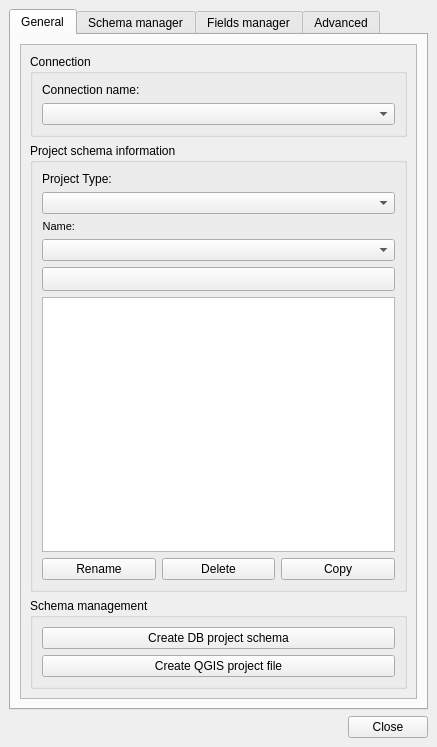
<?xml version="1.0" encoding="UTF-8"?>
<ui version="4.0">
 <class>dlg_main_ui</class>
 <widget class="QMainWindow" name="dlg_main_ui">
  <property name="geometry">
   <rect>
    <x>0</x>
    <y>0</y>
    <width>437</width>
    <height>747</height>
   </rect>
  </property>
  <property name="sizePolicy">
   <sizepolicy hsizetype="Expanding" vsizetype="Preferred">
    <horstretch>0</horstretch>
    <verstretch>0</verstretch>
   </sizepolicy>
  </property>
  <property name="maximumSize">
   <size>
    <width>16777215</width>
    <height>16777215</height>
   </size>
  </property>
  <property name="windowTitle">
   <string>Giswater</string>
  </property>
  <property name="unifiedTitleAndToolBarOnMac">
   <bool>false</bool>
  </property>
  <widget class="QWidget" name="centralwidget">
   <layout class="QGridLayout" name="gridLayout_4">
    <item row="4" column="15">
     <widget class="QPushButton" name="btn_close">
      <property name="sizePolicy">
       <sizepolicy hsizetype="Fixed" vsizetype="Fixed">
        <horstretch>0</horstretch>
        <verstretch>0</verstretch>
       </sizepolicy>
      </property>
      <property name="text">
       <string>Close</string>
      </property>
     </widget>
    </item>
    <item row="4" column="14">
     <spacer name="horizontalSpacer_2">
      <property name="orientation">
       <enum>Qt::Horizontal</enum>
      </property>
      <property name="sizeHint" stdset="0">
       <size>
        <width>40</width>
        <height>20</height>
       </size>
      </property>
     </spacer>
    </item>
    <item row="4" column="2">
     <widget class="QLabel" name="lbl_status">
      <property name="enabled">
       <bool>true</bool>
      </property>
      <property name="text">
       <string/>
      </property>
      <property name="pixmap">
       <pixmap>../../../Desktop/Edgar/READ SQL/images/status_ok.png</pixmap>
      </property>
      <property name="scaledContents">
       <bool>false</bool>
      </property>
     </widget>
    </item>
    <item row="4" column="3">
     <widget class="QLabel" name="lbl_schema_name">
      <property name="text">
       <string/>
      </property>
     </widget>
    </item>
    <item row="4" column="4">
     <widget class="QLabel" name="lbl_status_text">
      <property name="text">
       <string/>
      </property>
     </widget>
    </item>
    <item row="3" column="0" colspan="16">
     <widget class="QTabWidget" name="tab_main">
      <property name="enabled">
       <bool>true</bool>
      </property>
      <property name="currentIndex">
       <number>0</number>
      </property>
      <widget class="QWidget" name="tab_general">
       <attribute name="title">
        <string>General</string>
       </attribute>
       <layout class="QGridLayout" name="gridLayout">
        <item row="0" column="1">
         <widget class="QScrollArea" name="scrollArea">
          <property name="widgetResizable">
           <bool>true</bool>
          </property>
          <widget class="QWidget" name="scrollAreaWidgetContents_2">
           <property name="geometry">
            <rect>
             <x>0</x>
             <y>0</y>
             <width>393</width>
             <height>654</height>
            </rect>
           </property>
           <layout class="QGridLayout" name="gridLayout_11">
            <item row="1" column="0">
             <widget class="QGroupBox" name="grb_project_scin">
              <property name="title">
               <string>Project schema information</string>
              </property>
              <layout class="QGridLayout" name="gridLayout_7">
               <item row="2" column="1">
                <widget class="QLabel" name="lbl_name">
                 <property name="sizePolicy">
                  <sizepolicy hsizetype="Maximum" vsizetype="Preferred">
                   <horstretch>0</horstretch>
                   <verstretch>0</verstretch>
                  </sizepolicy>
                 </property>
                 <property name="font">
                  <font>
                   <pointsize>8</pointsize>
                  </font>
                 </property>
                 <property name="frameShape">
                  <enum>QFrame::NoFrame</enum>
                 </property>
                 <property name="frameShadow">
                  <enum>QFrame::Raised</enum>
                 </property>
                 <property name="text">
                  <string>Name:</string>
                 </property>
                 <property name="alignment">
                  <set>Qt::AlignRight|Qt::AlignTrailing|Qt::AlignVCenter</set>
                 </property>
                 <property name="margin">
                  <number>3</number>
                 </property>
                </widget>
               </item>
               <item row="7" column="1" colspan="3">
                <widget class="QTextEdit" name="software_version_info">
                 <property name="enabled">
                  <bool>true</bool>
                 </property>
                 <property name="readOnly">
                  <bool>true</bool>
                 </property>
                </widget>
               </item>
               <item row="8" column="1" colspan="3">
                <layout class="QGridLayout" name="gridLayout_6">
                 <item row="2" column="1">
                  <widget class="QPushButton" name="btn_delete">
                   <property name="sizePolicy">
                    <sizepolicy hsizetype="Preferred" vsizetype="Fixed">
                     <horstretch>0</horstretch>
                     <verstretch>0</verstretch>
                    </sizepolicy>
                   </property>
                   <property name="text">
                    <string>Delete</string>
                   </property>
                  </widget>
                 </item>
                 <item row="2" column="2">
                  <widget class="QPushButton" name="btn_copy">
                   <property name="sizePolicy">
                    <sizepolicy hsizetype="Minimum" vsizetype="Fixed">
                     <horstretch>0</horstretch>
                     <verstretch>0</verstretch>
                    </sizepolicy>
                   </property>
                   <property name="text">
                    <string>Copy</string>
                   </property>
                  </widget>
                 </item>
                 <item row="2" column="0">
                  <widget class="QPushButton" name="btn_schema_rename">
                   <property name="sizePolicy">
                    <sizepolicy hsizetype="Preferred" vsizetype="Fixed">
                     <horstretch>0</horstretch>
                     <verstretch>0</verstretch>
                    </sizepolicy>
                   </property>
                   <property name="text">
                    <string>Rename</string>
                   </property>
                  </widget>
                 </item>
                </layout>
               </item>
               <item row="3" column="1" colspan="3">
                <widget class="QComboBox" name="project_schema_name">
                 <property name="enabled">
                  <bool>true</bool>
                 </property>
                 <property name="sizePolicy">
                  <sizepolicy hsizetype="Preferred" vsizetype="Fixed">
                   <horstretch>0</horstretch>
                   <verstretch>0</verstretch>
                  </sizepolicy>
                 </property>
                 <property name="frame">
                  <bool>true</bool>
                 </property>
                </widget>
               </item>
               <item row="0" column="1">
                <widget class="QLabel" name="lbl_project_type">
                 <property name="layoutDirection">
                  <enum>Qt::LeftToRight</enum>
                 </property>
                 <property name="text">
                  <string>Project Type:       </string>
                 </property>
                 <property name="alignment">
                  <set>Qt::AlignLeading|Qt::AlignLeft|Qt::AlignVCenter</set>
                 </property>
                </widget>
               </item>
               <item row="1" column="1" colspan="3">
                <widget class="QComboBox" name="cmb_project_type">
                 <property name="sizePolicy">
                  <sizepolicy hsizetype="Expanding" vsizetype="Fixed">
                   <horstretch>0</horstretch>
                   <verstretch>0</verstretch>
                  </sizepolicy>
                 </property>
                </widget>
               </item>
               <item row="6" column="1" colspan="3">
                <widget class="QPushButton" name="btn_info">
                 <property name="enabled">
                  <bool>true</bool>
                 </property>
                 <property name="sizePolicy">
                  <sizepolicy hsizetype="Preferred" vsizetype="Preferred">
                   <horstretch>0</horstretch>
                   <verstretch>0</verstretch>
                  </sizepolicy>
                 </property>
                 <property name="minimumSize">
                  <size>
                   <width>24</width>
                   <height>24</height>
                  </size>
                 </property>
                 <property name="layoutDirection">
                  <enum>Qt::LeftToRight</enum>
                 </property>
                 <property name="text">
                  <string/>
                 </property>
                 <property name="iconSize">
                  <size>
                   <width>16</width>
                   <height>16</height>
                  </size>
                 </property>
                 <property name="checkable">
                  <bool>false</bool>
                 </property>
                 <property name="autoDefault">
                  <bool>false</bool>
                 </property>
                 <property name="default">
                  <bool>false</bool>
                 </property>
                 <property name="flat">
                  <bool>false</bool>
                 </property>
                </widget>
               </item>
              </layout>
             </widget>
            </item>
            <item row="0" column="0">
             <widget class="QGroupBox" name="grb_conection">
              <property name="title">
               <string>Connection</string>
              </property>
              <layout class="QGridLayout" name="gridLayout_2">
               <item row="1" column="0" colspan="2">
                <widget class="QComboBox" name="cmb_connection">
                 <property name="enabled">
                  <bool>true</bool>
                 </property>
                </widget>
               </item>
               <item row="0" column="0" colspan="2">
                <widget class="QLabel" name="lbl_connection">
                 <property name="sizePolicy">
                  <sizepolicy hsizetype="Maximum" vsizetype="Preferred">
                   <horstretch>0</horstretch>
                   <verstretch>0</verstretch>
                  </sizepolicy>
                 </property>
                 <property name="text">
                  <string>Connection name:</string>
                 </property>
                </widget>
               </item>
              </layout>
             </widget>
            </item>
            <item row="2" column="0">
             <widget class="QGroupBox" name="grb_schema_manager">
              <property name="title">
               <string>Schema management</string>
              </property>
              <layout class="QGridLayout" name="gridLayout_26">
               <item row="0" column="0">
                <layout class="QGridLayout" name="gridLayout_23">
                 <item row="1" column="0">
                  <widget class="QPushButton" name="btn_gis_create">
                   <property name="text">
                    <string>Create QGIS project file</string>
                   </property>
                  </widget>
                 </item>
                 <item row="0" column="0">
                  <widget class="QPushButton" name="btn_schema_create">
                   <property name="sizePolicy">
                    <sizepolicy hsizetype="Minimum" vsizetype="Preferred">
                     <horstretch>0</horstretch>
                     <verstretch>0</verstretch>
                    </sizepolicy>
                   </property>
                   <property name="font">
                    <font>
                     <weight>50</weight>
                     <bold>false</bold>
                    </font>
                   </property>
                   <property name="text">
                    <string>Create DB project schema</string>
                   </property>
                  </widget>
                 </item>
                </layout>
               </item>
              </layout>
             </widget>
            </item>
           </layout>
          </widget>
         </widget>
        </item>
       </layout>
      </widget>
      <widget class="QWidget" name="tab_schema_manager">
       <attribute name="title">
        <string>Schema manager</string>
       </attribute>
       <layout class="QGridLayout" name="gridLayout_8">
        <item row="5" column="3">
         <spacer name="verticalSpacer_2">
          <property name="orientation">
           <enum>Qt::Vertical</enum>
          </property>
          <property name="sizeHint" stdset="0">
           <size>
            <width>20</width>
            <height>40</height>
           </size>
          </property>
         </spacer>
        </item>
        <item row="3" column="3">
         <widget class="QPushButton" name="btn_schema_file_to_db">
          <property name="sizePolicy">
           <sizepolicy hsizetype="Fixed" vsizetype="Fixed">
            <horstretch>0</horstretch>
            <verstretch>0</verstretch>
           </sizepolicy>
          </property>
          <property name="text">
           <string>File to DB</string>
          </property>
         </widget>
        </item>
        <item row="2" column="0" colspan="4">
         <widget class="QGroupBox" name="grb_schema_reload">
          <property name="title">
           <string>Reload</string>
          </property>
          <layout class="QGridLayout" name="gridLayout_9">
           <item row="0" column="0">
            <widget class="QLabel" name="lbl_reload_func">
             <property name="sizePolicy">
              <sizepolicy hsizetype="Preferred" vsizetype="Preferred">
               <horstretch>0</horstretch>
               <verstretch>0</verstretch>
              </sizepolicy>
             </property>
             <property name="font">
              <font>
               <weight>50</weight>
               <bold>false</bold>
              </font>
             </property>
             <property name="text">
              <string>Reload functions &amp; function triggers          </string>
             </property>
            </widget>
           </item>
           <item row="0" column="1">
            <widget class="QCheckBox" name="chk_schema_funcion">
             <property name="text">
              <string/>
             </property>
             <property name="iconSize">
              <size>
               <width>19</width>
               <height>19</height>
              </size>
             </property>
             <property name="checked">
              <bool>false</bool>
             </property>
            </widget>
           </item>
          </layout>
         </widget>
        </item>
        <item row="0" column="0" colspan="4">
         <widget class="QGroupBox" name="grb_schema_update">
          <property name="title">
           <string>Update</string>
          </property>
          <layout class="QGridLayout" name="gridLayout_5">
           <item row="0" column="1">
            <widget class="QPushButton" name="btn_update_schema">
             <property name="enabled">
              <bool>true</bool>
             </property>
             <property name="sizePolicy">
              <sizepolicy hsizetype="Maximum" vsizetype="Fixed">
               <horstretch>0</horstretch>
               <verstretch>0</verstretch>
              </sizepolicy>
             </property>
             <property name="text">
              <string>Execute</string>
             </property>
            </widget>
           </item>
           <item row="0" column="0">
            <widget class="QLabel" name="lbl_update_all">
             <property name="font">
              <font>
               <weight>50</weight>
               <bold>false</bold>
              </font>
             </property>
             <property name="text">
              <string>Update all</string>
             </property>
            </widget>
           </item>
          </layout>
         </widget>
        </item>
        <item row="3" column="0">
         <widget class="QLabel" name="lbl_use_constrains">
          <property name="text">
           <string>Use constrains:</string>
          </property>
         </widget>
        </item>
        <item row="3" column="1">
         <widget class="QPushButton" name="btn_constrains">
          <property name="text">
           <string>ON</string>
          </property>
         </widget>
        </item>
        <item row="3" column="2">
         <widget class="QLabel" name="lbl_constrains_info">
          <property name="layoutDirection">
           <enum>Qt::LeftToRight</enum>
          </property>
          <property name="text">
           <string/>
          </property>
         </widget>
        </item>
       </layout>
      </widget>
      <widget class="QWidget" name="tab_fields_manager">
       <attribute name="title">
        <string>Fields manager</string>
       </attribute>
       <layout class="QGridLayout" name="gridLayout_21">
        <item row="0" column="0">
         <widget class="QScrollArea" name="scrollArea_2">
          <property name="widgetResizable">
           <bool>true</bool>
          </property>
          <widget class="QWidget" name="scrollAreaWidgetContents_3">
           <property name="geometry">
            <rect>
             <x>0</x>
             <y>0</y>
             <width>293</width>
             <height>563</height>
            </rect>
           </property>
           <layout class="QGridLayout" name="gridLayout_12">
            <item row="2" column="0">
             <widget class="QGroupBox" name="grb_manage_addfields">
              <property name="title">
               <string>Manage add fields</string>
              </property>
              <layout class="QVBoxLayout" name="verticalLayout">
               <item>
                <layout class="QGridLayout" name="gridLayout_20">
                 <item row="0" column="0">
                  <widget class="QLabel" name="lbl_add_fields_feature">
                   <property name="sizePolicy">
                    <sizepolicy hsizetype="Maximum" vsizetype="Preferred">
                     <horstretch>0</horstretch>
                     <verstretch>0</verstretch>
                    </sizepolicy>
                   </property>
                   <property name="text">
                    <string>Feature name:</string>
                   </property>
                  </widget>
                 </item>
                 <item row="3" column="1" colspan="2">
                  <widget class="QPushButton" name="btn_update_field">
                   <property name="text">
                    <string>Update</string>
                   </property>
                  </widget>
                 </item>
                 <item row="4" column="1" colspan="2">
                  <widget class="QPushButton" name="btn_delete_field">
                   <property name="text">
                    <string>Delete</string>
                   </property>
                  </widget>
                 </item>
                 <item row="2" column="1" colspan="2">
                  <widget class="QPushButton" name="btn_create_field">
                   <property name="text">
                    <string>Create</string>
                   </property>
                  </widget>
                 </item>
                 <item row="1" column="1" colspan="2">
                  <widget class="QCheckBox" name="chk_multi_insert">
                   <property name="sizePolicy">
                    <sizepolicy hsizetype="Maximum" vsizetype="Fixed">
                     <horstretch>0</horstretch>
                     <verstretch>0</verstretch>
                    </sizepolicy>
                   </property>
                   <property name="text">
                    <string>Create addfields for all features</string>
                   </property>
                  </widget>
                 </item>
                 <item row="0" column="1" colspan="2">
                  <widget class="QComboBox" name="cmb_formname_fields"/>
                 </item>
                </layout>
               </item>
              </layout>
             </widget>
            </item>
            <item row="1" column="0">
             <widget class="QGroupBox" name="grb_manage_sys_fields">
              <property name="title">
               <string>Manage system fields</string>
              </property>
              <layout class="QVBoxLayout" name="verticalLayout_2">
               <item>
                <layout class="QGridLayout" name="gridLayout_17">
                 <item row="0" column="1">
                  <widget class="QComboBox" name="cmb_feature_sys_fields">
                   <property name="sizePolicy">
                    <sizepolicy hsizetype="Expanding" vsizetype="Fixed">
                     <horstretch>0</horstretch>
                     <verstretch>0</verstretch>
                    </sizepolicy>
                   </property>
                  </widget>
                 </item>
                 <item row="0" column="0">
                  <widget class="QLabel" name="lbl_system_feature">
                   <property name="sizePolicy">
                    <sizepolicy hsizetype="Maximum" vsizetype="Preferred">
                     <horstretch>0</horstretch>
                     <verstretch>0</verstretch>
                    </sizepolicy>
                   </property>
                   <property name="maximumSize">
                    <size>
                     <width>80</width>
                     <height>16777215</height>
                    </size>
                   </property>
                   <property name="text">
                    <string>Feature name:</string>
                   </property>
                  </widget>
                 </item>
                 <item row="1" column="1">
                  <widget class="QPushButton" name="btn_update_sys_field">
                   <property name="text">
                    <string>Update</string>
                   </property>
                  </widget>
                 </item>
                </layout>
               </item>
              </layout>
             </widget>
            </item>
            <item row="0" column="0">
             <widget class="QGroupBox" name="grb_manage_childviews">
              <property name="title">
               <string>Manage child views</string>
              </property>
              <layout class="QGridLayout" name="gridLayout_19">
               <item row="0" column="0">
                <layout class="QGridLayout" name="gridLayout_25">
                 <item row="0" column="0">
                  <widget class="QLabel" name="lbl_child_feature">
                   <property name="sizePolicy">
                    <sizepolicy hsizetype="Maximum" vsizetype="Preferred">
                     <horstretch>0</horstretch>
                     <verstretch>0</verstretch>
                    </sizepolicy>
                   </property>
                   <property name="text">
                    <string>Feature name:</string>
                   </property>
                  </widget>
                 </item>
                 <item row="2" column="1" colspan="2">
                  <widget class="QPushButton" name="btn_create_view">
                   <property name="sizePolicy">
                    <sizepolicy hsizetype="Expanding" vsizetype="Fixed">
                     <horstretch>0</horstretch>
                     <verstretch>0</verstretch>
                    </sizepolicy>
                   </property>
                   <property name="text">
                    <string>Create</string>
                   </property>
                  </widget>
                 </item>
                 <item row="1" column="1" colspan="2">
                  <widget class="QCheckBox" name="chk_multi_create">
                   <property name="sizePolicy">
                    <sizepolicy hsizetype="Maximum" vsizetype="Fixed">
                     <horstretch>0</horstretch>
                     <verstretch>0</verstretch>
                    </sizepolicy>
                   </property>
                   <property name="text">
                    <string>Create views for all features</string>
                   </property>
                  </widget>
                 </item>
                 <item row="0" column="1" colspan="2">
                  <widget class="QComboBox" name="cmb_feature_name_view">
                   <property name="sizePolicy">
                    <sizepolicy hsizetype="MinimumExpanding" vsizetype="Fixed">
                     <horstretch>0</horstretch>
                     <verstretch>0</verstretch>
                    </sizepolicy>
                   </property>
                  </widget>
                 </item>
                </layout>
               </item>
              </layout>
             </widget>
            </item>
            <item row="3" column="0">
             <widget class="QGroupBox" name="grb_manage_ui">
              <property name="enabled">
               <bool>true</bool>
              </property>
              <property name="title">
               <string>Manage UI</string>
              </property>
              <layout class="QGridLayout" name="gridLayout_15">
               <item row="0" column="0" colspan="2">
                <layout class="QGridLayout" name="gridLayout_16">
                 <item row="0" column="0">
                  <widget class="QLabel" name="lbl_ui_form_name">
                   <property name="sizePolicy">
                    <sizepolicy hsizetype="Maximum" vsizetype="Preferred">
                     <horstretch>0</horstretch>
                     <verstretch>0</verstretch>
                    </sizepolicy>
                   </property>
                   <property name="maximumSize">
                    <size>
                     <width>80</width>
                     <height>16777215</height>
                    </size>
                   </property>
                   <property name="text">
                    <string>Form name:     </string>
                   </property>
                  </widget>
                 </item>
                 <item row="2" column="0">
                  <widget class="QLabel" name="lbl_ui_path">
                   <property name="sizePolicy">
                    <sizepolicy hsizetype="Maximum" vsizetype="Preferred">
                     <horstretch>0</horstretch>
                     <verstretch>0</verstretch>
                    </sizepolicy>
                   </property>
                   <property name="text">
                    <string>UI Path:</string>
                   </property>
                  </widget>
                 </item>
                 <item row="2" column="1">
                  <widget class="QLineEdit" name="tpath">
                   <property name="enabled">
                    <bool>false</bool>
                   </property>
                  </widget>
                 </item>
                 <item row="2" column="2">
                  <widget class="QPushButton" name="btn_path">
                   <property name="enabled">
                    <bool>true</bool>
                   </property>
                   <property name="sizePolicy">
                    <sizepolicy hsizetype="Fixed" vsizetype="Fixed">
                     <horstretch>0</horstretch>
                     <verstretch>0</verstretch>
                    </sizepolicy>
                   </property>
                   <property name="maximumSize">
                    <size>
                     <width>30</width>
                     <height>16777215</height>
                    </size>
                   </property>
                   <property name="text">
                    <string>...</string>
                   </property>
                  </widget>
                 </item>
                 <item row="0" column="1" colspan="2">
                  <widget class="QComboBox" name="cmb_formname_ui">
                   <property name="sizePolicy">
                    <sizepolicy hsizetype="Expanding" vsizetype="Fixed">
                     <horstretch>0</horstretch>
                     <verstretch>0</verstretch>
                    </sizepolicy>
                   </property>
                  </widget>
                 </item>
                 <item row="1" column="1" colspan="2">
                  <widget class="QCheckBox" name="chk_multi_update">
                   <property name="text">
                    <string>Update UI config for all views</string>
                   </property>
                  </widget>
                 </item>
                 <item row="3" column="1" colspan="2">
                  <widget class="QPushButton" name="btn_import_ui">
                   <property name="sizePolicy">
                    <sizepolicy hsizetype="Expanding" vsizetype="Preferred">
                     <horstretch>0</horstretch>
                     <verstretch>0</verstretch>
                    </sizepolicy>
                   </property>
                   <property name="text">
                    <string>Import</string>
                   </property>
                  </widget>
                 </item>
                 <item row="4" column="1" colspan="2">
                  <widget class="QPushButton" name="btn_export_ui">
                   <property name="sizePolicy">
                    <sizepolicy hsizetype="Expanding" vsizetype="Preferred">
                     <horstretch>0</horstretch>
                     <verstretch>0</verstretch>
                    </sizepolicy>
                   </property>
                   <property name="text">
                    <string>Export</string>
                   </property>
                  </widget>
                 </item>
                </layout>
               </item>
               <item row="1" column="0" colspan="2">
                <spacer name="verticalSpacer_4">
                 <property name="orientation">
                  <enum>Qt::Vertical</enum>
                 </property>
                 <property name="sizeHint" stdset="0">
                  <size>
                   <width>20</width>
                   <height>40</height>
                  </size>
                 </property>
                </spacer>
               </item>
              </layout>
             </widget>
            </item>
           </layout>
          </widget>
         </widget>
        </item>
       </layout>
      </widget>
      <widget class="QWidget" name="tab_advanced">
       <attribute name="title">
        <string>Advanced</string>
       </attribute>
       <layout class="QGridLayout" name="gridLayout_3">
        <item row="0" column="0">
         <widget class="QScrollArea" name="scrollArea_3">
          <property name="widgetResizable">
           <bool>true</bool>
          </property>
          <widget class="QWidget" name="scrollAreaWidgetContents">
           <property name="geometry">
            <rect>
             <x>0</x>
             <y>0</y>
             <width>138</width>
             <height>352</height>
            </rect>
           </property>
           <layout class="QGridLayout" name="gridLayout_13">
            <item row="1" column="0">
             <widget class="QGroupBox" name="grb_files_generator">
              <property name="title">
               <string>Plugin files generator</string>
              </property>
              <layout class="QGridLayout" name="gridLayout_14">
               <item row="0" column="0">
                <widget class="QPushButton" name="btn_create_qgis_template">
                 <property name="text">
                  <string>QGIS templates</string>
                 </property>
                </widget>
               </item>
               <item row="1" column="0">
                <widget class="QPushButton" name="btn_translation">
                 <property name="text">
                  <string>Translation files</string>
                 </property>
                </widget>
               </item>
              </layout>
             </widget>
            </item>
            <item row="2" column="0">
             <widget class="QGroupBox" name="grb_visit">
              <property name="title">
               <string>Visit</string>
              </property>
              <layout class="QGridLayout" name="gridLayout_18">
               <item row="0" column="0">
                <layout class="QHBoxLayout" name="horizontalLayout_6">
                 <item>
                  <widget class="QPushButton" name="btn_visit_create">
                   <property name="text">
                    <string>Create</string>
                   </property>
                  </widget>
                 </item>
                </layout>
               </item>
               <item row="1" column="0">
                <layout class="QGridLayout" name="gridLayout_22">
                 <item row="1" column="1">
                  <widget class="QPushButton" name="btn_visit_update">
                   <property name="text">
                    <string>Update</string>
                   </property>
                  </widget>
                 </item>
                 <item row="2" column="1">
                  <widget class="QPushButton" name="btn_visit_delete">
                   <property name="text">
                    <string>Delete</string>
                   </property>
                  </widget>
                 </item>
                 <item row="0" column="1">
                  <widget class="QComboBox" name="cmb_visit_class"/>
                 </item>
                </layout>
               </item>
              </layout>
             </widget>
            </item>
            <item row="0" column="0">
             <widget class="QGroupBox" name="grb_load_cf">
              <property name="title">
               <string>Load custom file</string>
              </property>
              <layout class="QGridLayout" name="gridLayout_10">
               <item row="0" column="1" colspan="2">
                <layout class="QGridLayout" name="gridLayout_24">
                 <item row="0" column="1">
                  <widget class="QPushButton" name="btn_custom_select_file">
                   <property name="sizePolicy">
                    <sizepolicy hsizetype="Preferred" vsizetype="Fixed">
                     <horstretch>0</horstretch>
                     <verstretch>0</verstretch>
                    </sizepolicy>
                   </property>
                   <property name="maximumSize">
                    <size>
                     <width>30</width>
                     <height>16777215</height>
                    </size>
                   </property>
                   <property name="text">
                    <string>...</string>
                   </property>
                  </widget>
                 </item>
                 <item row="1" column="0" colspan="2">
                  <widget class="QPushButton" name="btn_custom_load_file">
                   <property name="sizePolicy">
                    <sizepolicy hsizetype="Preferred" vsizetype="Fixed">
                     <horstretch>0</horstretch>
                     <verstretch>0</verstretch>
                    </sizepolicy>
                   </property>
                   <property name="font">
                    <font>
                     <weight>50</weight>
                     <bold>false</bold>
                    </font>
                   </property>
                   <property name="text">
                    <string>Load file</string>
                   </property>
                  </widget>
                 </item>
                 <item row="0" column="0">
                  <widget class="QLineEdit" name="custom_path_folder">
                   <property name="enabled">
                    <bool>false</bool>
                   </property>
                  </widget>
                 </item>
                </layout>
               </item>
              </layout>
             </widget>
            </item>
            <item row="3" column="0">
             <spacer name="verticalSpacer">
              <property name="orientation">
               <enum>Qt::Vertical</enum>
              </property>
              <property name="sizeHint" stdset="0">
               <size>
                <width>20</width>
                <height>40</height>
               </size>
              </property>
             </spacer>
            </item>
           </layout>
          </widget>
         </widget>
        </item>
       </layout>
      </widget>
     </widget>
    </item>
   </layout>
   <zorder>tab_main</zorder>
   <zorder>btn_close</zorder>
   <zorder>lbl_status</zorder>
   <zorder>lbl_schema_name</zorder>
   <zorder>lbl_status_text</zorder>
  </widget>
  <action name="action_create_sample">
   <property name="text">
    <string>Create Sample</string>
   </property>
  </action>
  <action name="action_create_sample_dev">
   <property name="text">
    <string>Create Sample Dev</string>
   </property>
  </action>
 </widget>
 <tabstops>
  <tabstop>cmb_connection</tabstop>
  <tabstop>cmb_project_type</tabstop>
  <tabstop>project_schema_name</tabstop>
  <tabstop>btn_info</tabstop>
  <tabstop>software_version_info</tabstop>
  <tabstop>btn_schema_rename</tabstop>
  <tabstop>btn_delete</tabstop>
  <tabstop>btn_copy</tabstop>
  <tabstop>btn_close</tabstop>
  <tabstop>btn_update_schema</tabstop>
  <tabstop>chk_schema_funcion</tabstop>
  <tabstop>btn_constrains</tabstop>
  <tabstop>btn_schema_file_to_db</tabstop>
  <tabstop>custom_path_folder</tabstop>
  <tabstop>btn_custom_select_file</tabstop>
  <tabstop>btn_custom_load_file</tabstop>
  <tabstop>btn_create_qgis_template</tabstop>
  <tabstop>tab_main</tabstop>
 </tabstops>
 <resources/>
 <connections/>
</ui>
